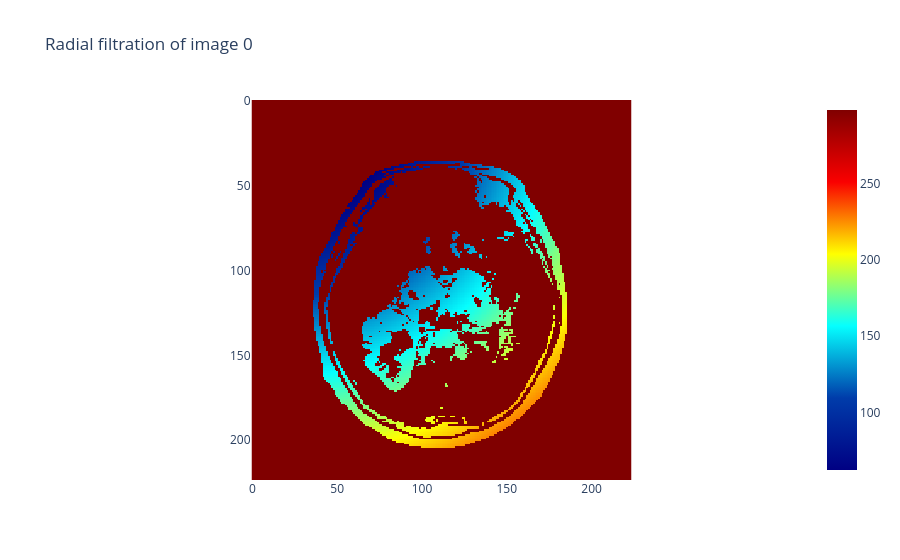

Source (notebook cell):
### Markdown cell above
Now that we have a binary image $\mathcal{B}$ of our "8" digit, we can build a wide variety of different filtrations – see the ``giotto-tda`` [docs](https://giotto-ai.github.io/gtda-docs/latest/modules/images.html#filtrations) for a full list. For our example, we'll use the _radial filtration_ $\mathcal{R}$, which assigns to each pixel $p$ a value corresponding to its distance from a predefined center $c$ of the image

$$ \mathcal{R}(p) = \left\{ \begin{array}{cl} 
\lVert c - p \rVert_2 &\mbox{if } \mathcal{B}(p)=1 \\ 
\mathcal{R}_\infty &\mbox{if } \mathcal{B}(p)=0 
\end{array} \right. $$

where $\mathcal{R}_\infty$ is the distance of the pixel that is furthest from $c$. To reproduce the filtered image from the MNIST [article](https://arxiv.org/abs/1910.08345), we'll pick $c = (20,6)$:

### Code cell
from gtda.images import RadialFiltration

radial_filtration = RadialFiltration(center=np.array([20, 6]))
glioma_filtration = radial_filtration.fit_transform(glioma_binarized)

radial_filtration.plot(glioma_filtration, colorscale="jet")

### Figure 1 — Plotly figure (JSON) as saved in the notebook; plotly's stock layout.template omitted (floating-point values rounded to 4 significant figures; data arrays with more than 128 entries replaced by an {"elided": "..."} marker saying what was removed)
{"data": [{"colorscale": [[0, "rgb(0,0,131)"], [0.2, "rgb(0,60,170)"], [0.4, "rgb(5,255,255)"], [0.6, "rgb(255,255,0)"], [0.8, "rgb(250,0,0)"], [1, "rgb(128,0,0)"]], "type": "heatmap", "z": {"elided": "224x224 float values"}}], "layout": {"plot_bgcolor": "white", "title": {"text": "Radial filtration of image 0"}, "xaxis": {"constrain": "domain", "scaleanchor": "y"}, "yaxis": {"autorange": "reversed", "constrain": "domain"}}}
